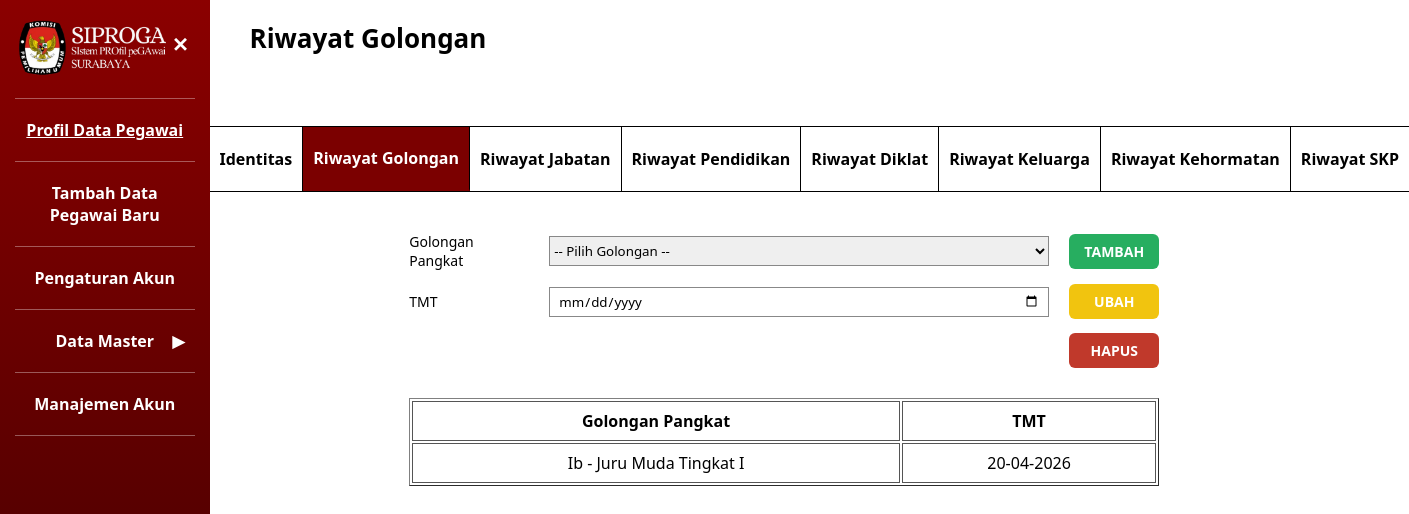
Page /admin/Admin_Edit_Riwayat_Golongan.php?nip=19170912409801217 (signed in) on the committed database.
### tables this page shows
CREATE TABLE `riwayat_golongan` (
  `id_riwayat_gol` int UNSIGNED NOT NULL,
  `nip` char(18) NOT NULL,
  `id_gol` int UNSIGNED NOT NULL,
  `tmt_golongan` date NOT NULL
);

CREATE TABLE `master_golongan` (
  `id_gol` int UNSIGNED NOT NULL,
  `nama_pangkat` varchar(100) NOT NULL,
  `kode_gol` varchar(10) NOT NULL,
  `keterangan` varchar(100) DEFAULT NULL
);

### admin/Admin_Edit_Riwayat_Golongan.php (the view, shortened to what this page needs)
<?php
include '../config/koneksi.php';
$nip = $_POST['nip'] ?? $_GET['nip'] ?? '';
?>
<!DOCTYPE html>
<html lang="id">
<head>
  <link rel="stylesheet" href="../assets/style.css" />
  <link rel="stylesheet" href="../assets/edit_riwayat.css" />
</head>
<body class="role-admin">
  <aside class="sidebar" id="sidebar">
    <div class="logo_siproga">
      <img src="../auth/Logo_Siproga.png">
      <button class="tombol-menu" id="tombolMenu">✕</button>
    </div>
    <hr class="garis-menu" />
    <a href="Admin_Profil_Data_Pegawai.php" class="item-menu aktif">
      Profil Data Pegawai
    </a>
    <hr class="garis-menu" />
    <a href="Admin_Tambah_Data.php" class="item-menu">
      Tambah Data Pegawai Baru
    </a>
    <hr class="garis-menu" />
    <a href="Admin_Pengaturan_Akun.php" class="item-menu">
      Pengaturan Akun
    </a>
    <hr class="garis-menu" />
    <div class="item-menu" id="menuDataMaster">
      Data Master
      <span class="panah-menu" id="panahDataMaster">▼</span>
    </div>
    <hr class="garis-menu" />
    <a href="Admin_Manajemen_Akun.php" class="item-menu">
      Manajemen Akun
    </a>
    <hr class="garis-menu">
  </aside>
  <main class="konten">
  <h2>Riwayat Golongan</h2>
    <div class="tab-menu">
      <a href="identitas-pegawai.php?nip=<?= $nip ?>" class="tab">Identitas</a> <a href="Admin_Edit_Riwayat_Golongan.php?nip=<?= $nip ?>" class="tab aktif">Riwayat Golongan</a>
      <a href="Admin_Edit_Riwayat_Jabatan.php?nip=<?= $nip ?>" class="tab">Riwayat Jabatan</a>
      <a href="Admin_Edit_Riwayat_Pendidikan.php?nip=<?= $nip ?>" class="tab">Riwayat Pendidikan</a>
      <a href="Admin_Edit_Riwayat_Diklat.php?nip=<?= $nip ?>" class="tab">Riwayat Diklat</a>
      <a href="Admin_Edit_Riwayat_Keluarga.php?nip=<?= $nip ?>" class="tab">Riwayat Keluarga</a>
      <a href="Admin_Edit_Riwayat_Kehormatan.php?nip=<?= $nip ?>" class="tab">Riwayat Kehormatan</a>
      <a href="Admin_Edit_Riwayat_SKP.php?nip=<?= $nip ?>" class="tab">Riwayat SKP</a>
    </div>
    <div class="bagian-identitas">
      <div class="form-edit">
      <form method="POST" id="formUpload">
          <div class="baris-form" style="grid-template-columns:120px 500px 120px">
            <label>Golongan Pangkat</label>
            <select name="id_gol" style="height:30px; border:1px solid #888;">
              <option value="">-- Pilih Golongan --</option>
            </select>
            <button type="button" onclick="klikTambah()" class="tombol-tambah btn-kecil">
              TAMBAH
            </button>
          </div>
          <div class="baris-form" style="grid-template-columns:120px 500px 120px">
            <label>TMT</label>
            <input type="date" name="tmt_golongan">
            <button type="button" onclick="klikUbahBeda('id_riwayat_gol')" class="tombol-ubah btn-kecil">
              UBAH
            </button>
          </div>
          <div class="baris-form" style="grid-template-columns:120px 500px 120px">
            <button type="button" onclick="klikHapus('id_riwayat_gol')"  class="tombol-hapus btn-kecil">
              HAPUS
            </button>
          </div>
        </form>
        <table class="tabel-riwayat" border="1" cellpadding="5">
          <thead>
            <tr>
              <th>Golongan Pangkat</th>
              <th>TMT</th>
            </tr>
          </thead>
          <tbody>
            <?php
            $dataRiwayat = mysqli_query($conn, "
          SELECT rg.*, mg.kode_gol, mg.nama_pangkat
          FROM riwayat_golongan rg
          JOIN master_golongan mg ON rg.id_gol = mg.id_gol
          WHERE rg.nip='$nip'
          ORDER BY rg.tmt_golongan DESC
          ");
            while ($row = mysqli_fetch_assoc($dataRiwayat)) {
              echo "<tr onclick=\"pilihData('" . $row['id_riwayat_gol'] . "','" . $row['id_gol'] . "','" . $row['tmt_golongan'] . "')\">
            <td>" . $row['kode_gol'] . " - " . $row['nama_pangkat'] . "</td>
            <td>" . date('d-m-Y', strtotime($row['tmt_golongan'])) . "</td>
            </tr>";
            }
            ?>
          </tbody>
        </table>
      </div>
  </main>
</body>
</html>

### assets/style.css (style rules this page uses)
* { box-sizing: border-box; font-family: "Segoe UI", Tahoma, sans-serif; }
body { margin: 0; min-height: 100vh; display: flex; background: #ffffff; }
.sidebar { width: 260px; background: linear-gradient(to bottom, #8b0000, #3b0000); color: #fff; padding: 20px 15px; min-height: 100vh; }
.tombol-menu { background: none; border: none; color: #fff; font-size: 22px; cursor: pointer; font-weight: bold; }
.garis-menu { border: none; border-top: 1px solid rgba(255, 255, 255, 0.35); margin: 12px 0; }
.item-menu { padding: 8px 5px; cursor: pointer; font-weight: bold; text-align: center; position: relative; display: block; text-decoration: none; color: white; }
.item-menu.aktif { text-decoration: underline; }
.panah-menu { position: absolute; right: 10px; top: 50%; transform: translateY(-50%); }
.konten { flex: 1; padding: 20px 40px 30px; position: relative; }
.konten h2 { margin: 0 0 25px; font-size: 26px; }
.baris-form { display: grid; grid-template-columns: 240px 1fr; align-items: center; margin-bottom: 14px; column-gap: 20px; }
.baris-form label { font-size: 14px; }
.baris-form input { height: 30px; border: 1px solid #888; padding: 4px 8px; width: 100%; }
.tombol-ubah { background: #f1c40f; color: #fff; border: none; padding: 8px 22px; border-radius: 5px; font-weight: bold; cursor: pointer; }
.tombol-hapus { background: #c0392b; color: #fff; border: none; padding: 8px 22px; border-radius: 5px; font-weight: bold; cursor: pointer; }
.tombol-tambah { background: #27ae60; color: #fff; border: none; padding: 8px 22px; border-radius: 5px; font-weight: bold; cursor: pointer; }
.tabel-riwayat { width:750px; margin-top:30px; }
.tabel-riwayat th, .tabel-riwayat td { border: 0.8px solid #555; padding: 8px; text-align: center; }
.btn-kecil { width: 90px; padding: 8px 0; font-size: 14px; border-radius: 6px; }
.tab { text-decoration: none; color: inherit; display: flex; align-items: center; justify-content: center; }
.tab-menu { display: flex; width: calc(100% + 80px); margin: 70px -40px 20px -40px; padding: 0; border-bottom: 1px solid #000; border-top: 1px solid #000; background-color: #fff; overflow-x: auto; }
.tab-menu .tab { flex: 1; padding: 20px 10px; border: none; border-right: 1px solid #000; background: #fff; cursor: pointer; font-weight: 600; white-space: nowrap; }
.tab-menu .tab:last-child { border-right: none; }
.tab-menu .tab.aktif { background-color: #7b0000; color: #fff; border-bottom: 2px solid #7b0000; }
.logo_siproga { display: flex; align-items: flex-start; position: relative; }
.logo_siproga img { width: 170px; height: auto; padding-right: 12px; display: block; margin-bottom: 10px; }
.tombol-menu { font-size: 20px; background: none; border: none; color: white; cursor: pointer; position: absolute; right: 0px; top: 10px; }

### assets/edit_riwayat.css (style rules this page uses)
.form-edit { max-width: 800px; margin-top: 0px !important; flex: 1; }
.bagian-identitas { display: flex; justify-content: center; margin-top: 40px; }
.tabel-riwayat { width: 750px; margin-top: 30px; }
.tabel-riwayat tr { cursor: pointer; }

### rows in the picture
riwayat_golongan: id_gol.kode_gol "Ib", id_gol.nama_pangkat "Juru Muda Tingkat I", tmt_golongan "20-04-2026"
